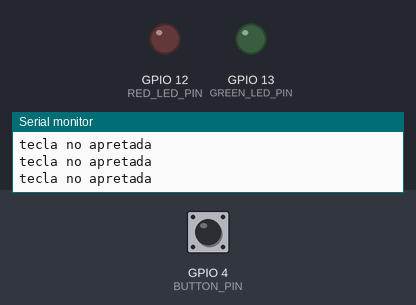
Bench run of a program on a simulated ESP32. Shown: output pins drawn as LEDs (lit = HIGH), the last lines printed to the serial monitor. The inputs (shaded band) are chosen by the test bench; at power-on: GPIO 4 (BUTTON_PIN) HIGH. WiFi joins after 1.5 s; servers stay silent unless stated; random numbers use the default seed unless the program sets one.

Above: at 1.8 s.
1.9 s: GPIO 4 (BUTTON_PIN) pulled LOW for 0.6 s
At 2.4 s:
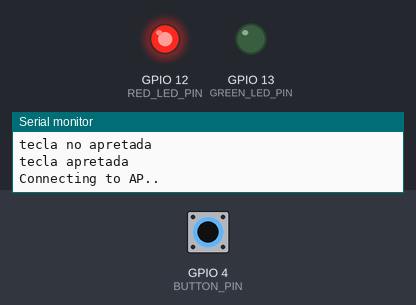
Timing chart, 0 to 10.0 s (numbered marks = the images above; inputs shaded):
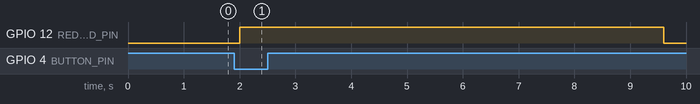

The program:

main.cpp
```cpp
// Librerías necesarias
#include "mail.h"
#include <WiFi.h>
// include .h del mail PARA MEZCLAR tiene que estar el prototipo de como se llama la funcion


// Definición de pines
#define BUTTON_PIN 4    // Pin del botón
#define RED_LED_PIN 12  // Pin del LED rojo
#define GREEN_LED_PIN 13 // Pin del LED verde


// Configuración del WiFi
const char* ssid = "UA-Alumnos";
const char* password = "41umn05WLC";

// Inicialización
void setup() {
  Serial.begin(115200);
  pinMode(BUTTON_PIN, INPUT_PULLUP);
  pinMode(RED_LED_PIN, OUTPUT);
  pinMode(GREEN_LED_PIN, OUTPUT);
  digitalWrite(RED_LED_PIN, LOW);
  digitalWrite(GREEN_LED_PIN, LOW);
#if 0
  // Conexión a la red WiFi
  WiFi.begin(ssid, password);
  while (WiFi.status() != WL_CONNECTED) {
    delay(1000);
    Serial.println("Conectando al WiFi...");
  }
  Serial.println("Conectado al WiFi");
#endif

}
// Bucle principal
void loop() {

  if (digitalRead(BUTTON_PIN) == LOW) { // Botón presionado
    Serial.println("tecla apretada");
    // Generar número aleatorio
    // Genera un número entre 0 y 1

    if (random(2)) {
      digitalWrite(RED_LED_PIN, HIGH);
      digitalWrite(GREEN_LED_PIN, LOW);
      if(sendMail())
        Serial.println("Se ha enviado el mail");
      else
        Serial.println("Error");


    } else {
      digitalWrite(RED_LED_PIN, LOW);
      digitalWrite(GREEN_LED_PIN, HIGH);
      // llamo funcion SEND MAIL o comomla haya llamado en el include

    }

    delay(5000); // Esperar un segundo antes de leer el botón nuevamente
  } else {
    Serial.println("tecla no apretada");
    digitalWrite(RED_LED_PIN, LOW);
    digitalWrite(GREEN_LED_PIN, LOW);
    delay(500);
  }
}
```

mail.cpp
```cpp
#include "mail.h"

#include <Arduino.h>
#if defined(ESP32)
  #include <WiFi.h>
#elif defined(ESP8266)
  #include <ESP8266WiFi.h>
#endif
#include <ESP_Mail_Client.h>
#include <LittleFS.h>

#define WIFI_SSID "UA-Alumnos"
#define WIFI_PASSWORD "41umn05WLC"

/** este es el host de el mail que usamos (el del proyectoed)*/
#define SMTP_HOST "smtp.office365.com"

/** The smtp port e.g.
 * 25  or esp_mail_smtp_port_25
 * 465 or esp_mail_smtp_port_465
 * 587 or esp_mail_smtp_port_587
*/
#define SMTP_PORT 587

/* The log in credentials */
#define AUTHOR_EMAIL "proyectoEDG2@outlook.com"
#define AUTHOR_PASSWORD "Aprobamos"

/* Recipient's email*/
#define RECIPIENT_EMAIL "candelemos02@gmail.com"
/* The SMTP Session object used for Email sending */

SMTPSession smtp;

/* Callback function to get the Email sending status */
void smtpCallback(SMTP_Status status);

int sendMail(void){
  Serial.println();
  Serial.print("Connecting to AP");
  WiFi.begin(WIFI_SSID, WIFI_PASSWORD);
  while (WiFi.status() != WL_CONNECTED){
    Serial.print(".");
    delay(200);
  }
  Serial.println("");
  Serial.println("WiFi connected.");
  Serial.println("IP address: ");
  Serial.println(WiFi.localIP());
  Serial.println();


#if 0
  if (!LittleFS.begin()) {
    Serial.println("An error has occurred while mounting SPIFFS");
  }
  else{
    Serial.println("SPIFFS mounted successfully");
  }
#endif
  /** Enable the debug via Serial port
   * none debug or 0
   * basic debug or 1
  */
  smtp.debug(1);

  /* Set the callback function to get the sending results */
  smtp.callback(smtpCallback);

  /* Declare the session config data */
  ESP_Mail_Session session;

  /* Set the session config */
  session.server.host_name = SMTP_HOST;
  session.server.port = SMTP_PORT;
  session.login.email = AUTHOR_EMAIL;
  session.login.password = AUTHOR_PASSWORD;
  session.login.user_domain = "mydomain.net";

  /* Declare the message class */
  SMTP_Message message;

  /* Enable the chunked data transfer with pipelining for large message if server supported */
  message.enable.chunking = true;

  /* Set the message headers */
  message.sender.name = "ESP Mail";
  message.sender.email = AUTHOR_EMAIL;
  Serial.println("1 - llegue hasta la imagen");
  message.subject = "Test sending Email with attachments and inline images from SD card and Flash";
  message.addRecipient("Estimado dueño de la casa:", RECIPIENT_EMAIL);

  /** Two alternative content versions are sending in this example e.g. plain text and html */
  /** el link de la foto lo tenemos que poner entre barras, antes de cada "hay que usar \ menos adelante y atras"*/
  String htmlMsg = "<p>\"Hay un intruso en tu casa, adjunto la foto.\"</p><img src=\"\https://lh3.googleusercontent.com/u/2/drive-viewer/AFGJ81pk6QWQrHOXl3Bmlau5PcByzFzs0kfoQZsBKG0JeJ1iGodr_KPmVyzaZUgou-aFYjLLJP5bxGkoRJt52XkYp3zwqOM1=w3360-h1936\" class=\"ndfHFb-c4YZDc-HiaYvf-RJLb9c\" alt=\"Displaying WhatsApp Image 2023-06-09 at 13.52.51.jpeg\" aria-hidden=\"true\">";
  message.html.content = htmlMsg.c_str();
  message.html.charSet = "utf-8";
  message.html.transfer_encoding = Content_Transfer_Encoding::enc_qp;

  message.priority = esp_mail_smtp_priority::esp_mail_smtp_priority_normal;
  message.response.notify = esp_mail_smtp_notify_success | esp_mail_smtp_notify_failure | esp_mail_smtp_notify_delay;

#if 0
  /* The attachment data item */
  SMTP_Attachment att;

  /** Set the attachment info e.g.
   * file name, MIME type, file path, file storage type,
   * transfer encoding and content encoding
  */
  att.descr.filename = "image.png";
  att.descr.mime = "image/png"; //binary data
  att.file.path = "/data/image.png";
  att.file.storage_type = esp_mail_file_storage_type_flash;
  att.descr.transfer_encoding = Content_Transfer_Encoding::enc_base64;
  Serial.println("llegue hasta la imagen");

  /* Add attachment to the message */
  message.addAttachment(att);
#endif
  /* Connect to server with the session config */
  if (!smtp.connect(&session))
    return 0;

  /* Start sending the Email and close the session */
  MailClient.sendMail(&smtp, &message, true);
  return 1;
}


/* Callback function to get the Email sending status */
void smtpCallback(SMTP_Status status){
  /* Print the current status */
  Serial.println(status.info());

  /* Print the sending result */
  if (status.success()){
    Serial.println("----------------");
    ESP_MAIL_PRINTF("Message sent success: %d\n", status.completedCount());
    ESP_MAIL_PRINTF("Message sent failled: %d\n", status.failedCount());
    Serial.println("----------------\n");
    struct tm dt;

    for (size_t i = 0; i < smtp.sendingResult.size(); i++){
      /* Get the result item */
      SMTP_Result result = smtp.sendingResult.getItem(i);
      time_t ts = (time_t)result.timestamp;
      localtime_r(&ts, &dt);

      ESP_MAIL_PRINTF("Message No: %d\n", i + 1);
      ESP_MAIL_PRINTF("Status: %s\n", result.completed ? "success" : "failed");
      ESP_MAIL_PRINTF("Date/Time: %d/%d/%d %d:%d:%d\n", dt.tm_year + 1900, dt.tm_mon + 1, dt.tm_mday, dt.tm_hour, dt.tm_min, dt.tm_sec);
      ESP_MAIL_PRINTF("Recipient: %s\n", result.recipients.c_str());
      ESP_MAIL_PRINTF("Subject: %s\n", result.subject.c_str());
    }
    Serial.println("----------------\n");
  }
}
```

mail.h
```cpp
/**/
int sendMail(void);
```

Measured:
- after the input at 1.9 s, GPIO 12 (RED_LED_PIN): LOW → HIGH after 0.10 s, → LOW 7.6 s later
